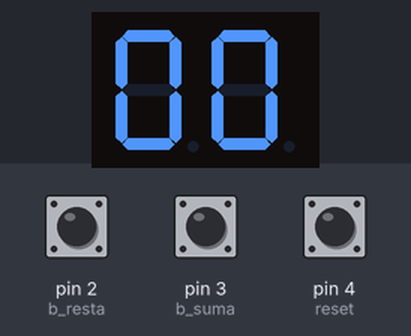
Recording of a sketch running on a simulated Arduino Uno, built with avr-gcc and run on an emulated ATmega328P. Parts: 2-digit seven-segment display. Wiring (inferred from the names in the program): 2-digit 7-segment display, segments lit when LOW: segments pin 10, pin 11, pin 5, pin 6, pin 7, pin 9, pin 8; digit selects A4, A5. Inputs (shaded band) come from the test bench; at power-on: pin 3 (b_suma) HIGH, pin 2 (b_resta) HIGH, pin 4 (reset) HIGH. The segment pins are drawn as the display they are named for.

Above: at 1.2 s.
1.3 s: pin 3 (b_suma) pulled LOW for 1 s
At 3.5 s:
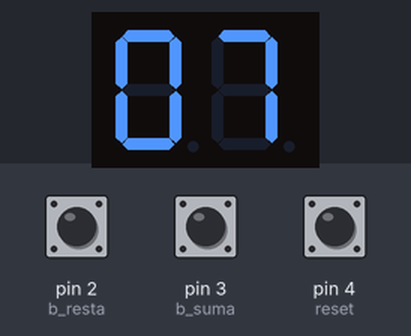
3.8 s: pin 3 (b_suma) pulled LOW for 0.15 s
At 4.7 s:
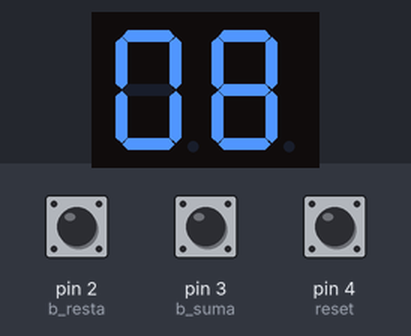
Timing chart, 0 to 6.8 s (numbered marks = the images above; inputs shaded):
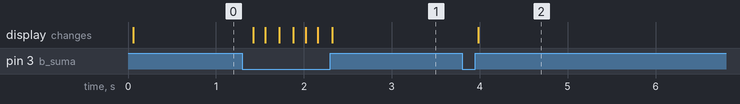

The sketch:

spd_parte_uno.ino
```cpp
// C++ code
//
/*Funcionamiento de aplicación de millis():
	millis(): Función que devuelve el tiempo transcurrido (en milisegundos) desde que se prendío el dispositvo.
    Utilizamos millis de la siguiente forma para habilitar la lectura de tecla o el multiplexado.
    if( millis() - valor_referencial > valor_fijo_delay)*(1)
    {
    	valor_referencial = millis()*(2)
    }
  	(1)al tiempo actual transcurrido le resta el valor de tiempo capturado anteriormente, si esto es mayor
    que el valor fijo de espera se permite acceder al if
    (2) una vez accedí al contenido del if, se debe recargar eñ valor de tiempo capturado para que la espera
     siga siendo funcioanl
*/
//Definimos los alias para los puertos entrada/salida usando constantes

//Digitos de display
int const A = 10; //segmento A
int const B = 11; //segmento B
int const C = 5;  //...
int const D = 6;
int const E = 7;
int const F = 9;
int const G = 8;
int const DU = A4;//Display unidad
int const DD = A5;//Display decena

int const unidad = 1;
int const decena = 2;

//pulsadores
int reset = 4;
int b_suma = 3;
int b_resta = 2;

//variables
int contador = 0; //contador principal

int const delay_tecla = 150;//Valor de espera para tecla(evita que al presionarlo sumo mas de una unidad a la vez)
int const delay_display = 5;//Valor de espera para el multiplexado
int espera_tecla = millis();//Tiempo transcurrido para presionar tecla
int espera_display = millis();//Tiempo transcurrido para cambio en el multiplecado
int digitoAMostrar = unidad;//Variable que referencia si el multiplexado debe mostrar la unidad o la decena

void setup()
{
  //Defino los pines de segemento como salida
  pinMode(A,OUTPUT); //B
  pinMode(B,OUTPUT); //A
  pinMode(C,OUTPUT); //F
  pinMode(D,OUTPUT); //G
  pinMode(E,OUTPUT); //E
  pinMode(F,OUTPUT); //D
  pinMode(G,OUTPUT); //C
  pinMode(DU, OUTPUT); //Unidad
  pinMode(DD, OUTPUT); //Decena

  //Defino los pines de segemento como entrada
  //agregamos pullup para evitar ruido eléctrico en la entrada
  pinMode(reset, INPUT_PULLUP); //PuLSADOR a 0
  pinMode(b_suma, INPUT_PULLUP); //PULSADOR + 1
  pinMode(b_resta, INPUT_PULLUP); //PULSADOR - 1
  //Fin de la configuración de pines

  visualidarDigitos();//Inicio el dispositivo mostrando el valor del contador
}

void loop()
{
  //Si ya pasó el tiempo de espera para presionar tecla accede a la lectura
  if( millis()- espera_tecla > delay_tecla)
  {
    espera_tecla = millis(); //recargo el valor de referencia para la espera
    if(digitalRead(reset) == LOW)contador = 0;//aplica reset al contador
    if(digitalRead(b_suma) == LOW && contador < 99) contador++;//suma si el contador no llegó a 99
    if(digitalRead(b_resta) == LOW && contador > 0)contador--;//resta si el contador no llegó a 0
  }
  visualidarDigitos();
}

void visualidarDigitos()
{
  //Si ya pasó el tiempo de espera para realizar un cambio en el multiplexado, procede a hacerlo
  if((millis()- espera_display) >= delay_display )
  {

  	if(digitoAMostrar == unidad)//pregunto si debo mostrar la unidad
    {
    	digitalWrite(DU, LOW);
  		digitalWrite(DD, LOW);
  		printDigit(contador%10);//Para obtener la unidad del contador utilizo el resto de dividir por 10
  		digitalWrite(DU, HIGH);
    }

    if(digitoAMostrar == decena)//pregunto si debo mostrar la decena
    {
    	digitalWrite(DU, LOW);
  		digitalWrite(DD, LOW);
  		printDigit(contador/10);//para obtener la decena del contador simplemente lo divido por 10
  		digitalWrite(DD, HIGH);
    }
 	if(digitoAMostrar == unidad)digitoAMostrar = decena;//si mostró unidad, cambio la referencia para que muestre unidad
    else digitoAMostrar = unidad;// y vicerversa

    espera_display = millis();//recargo el valor de referencia para la espera para multiplexado
  }
}

//Función para convertir un número a la codificación del display
void printDigit(int digit)
{
  //apago todos los led
  digitalWrite(A, HIGH);
  digitalWrite(B, HIGH);
  digitalWrite(C, HIGH);
  digitalWrite(D, HIGH);
  digitalWrite(E, HIGH);
  digitalWrite(F, HIGH);
  digitalWrite(G, HIGH);
  //con el swich encenderé solo los digitos necesarios para mostrar el número en cada caso
  switch (digit)
  {
    case 1:
    	digitalWrite(B, LOW);
  		digitalWrite(C, LOW);
    	break;
    case 2:
    	digitalWrite(A, LOW);
        digitalWrite(B, LOW);

        digitalWrite(D, LOW);
        digitalWrite(E, LOW);

        digitalWrite(G, LOW);
    	break;
    case 3:
    	digitalWrite(A, LOW);
        digitalWrite(B, LOW);
        digitalWrite(C, LOW);
        digitalWrite(D, LOW);
        digitalWrite(G, LOW);
    	break;
    case 4:
        digitalWrite(B, LOW);
        digitalWrite(C, LOW);
        digitalWrite(F, LOW);
        digitalWrite(G, LOW);
    	break;
    case 5:
    	digitalWrite(A, LOW);
        digitalWrite(C, LOW);
        digitalWrite(D, LOW);
        digitalWrite(F, LOW);
        digitalWrite(G, LOW);
    	break;
    case 6:
    	digitalWrite(A, LOW);
        digitalWrite(C, LOW);
        digitalWrite(D, LOW);
        digitalWrite(E, LOW);
        digitalWrite(F, LOW);
        digitalWrite(G, LOW);
    	break;
    case 7:
    	digitalWrite(A, LOW);
        digitalWrite(B, LOW);
        digitalWrite(C, LOW);
    	break;
    case 8:
    	digitalWrite(A, LOW);
        digitalWrite(B, LOW);
        digitalWrite(C, LOW);
        digitalWrite(D, LOW);
        digitalWrite(E, LOW);
        digitalWrite(F, LOW);
        digitalWrite(G, LOW);
    	break;
    case 9:
    	digitalWrite(A, LOW);
        digitalWrite(B, LOW);
        digitalWrite(C, LOW);
        digitalWrite(D, LOW);
        digitalWrite(F, LOW);
        digitalWrite(G, LOW);
    	break;
    case 0:
    	digitalWrite(10, LOW);
        digitalWrite(11, LOW);
        digitalWrite(5, LOW);
        digitalWrite(6, LOW);
        digitalWrite(7, LOW);
        digitalWrite(9, LOW);
    	break;
  }
}
```

Measured:
- after the input at 1.3 s, the display: first changes after 0.12 s (image 1 shows a later state)
- after the input at 3.8 s, the display: changes after 0.18 s (image 2)
